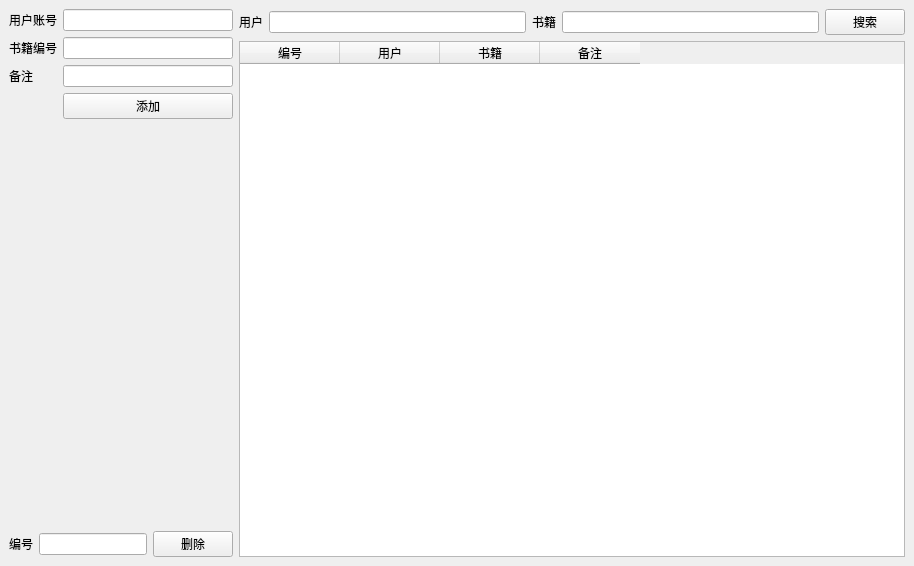
<?xml version="1.0" encoding="UTF-8"?>
<ui version="4.0">
 <class>event_imformation</class>
 <widget class="QMainWindow" name="event_imformation">
  <property name="geometry">
   <rect>
    <x>0</x>
    <y>0</y>
    <width>914</width>
    <height>566</height>
   </rect>
  </property>
  <property name="windowTitle">
   <string>MainWindow</string>
  </property>
  <widget class="QWidget" name="centralwidget">
   <layout class="QGridLayout" name="gridLayout_3">
    <item row="0" column="0" colspan="2">
     <layout class="QGridLayout" name="gridLayout_2">
      <item row="0" column="1">
       <widget class="QLineEdit" name="add_user_id_edit"/>
      </item>
      <item row="2" column="1">
       <widget class="QLineEdit" name="add_note_edit"/>
      </item>
      <item row="1" column="0">
       <widget class="QLabel" name="label_3">
        <property name="text">
         <string>书籍编号</string>
        </property>
       </widget>
      </item>
      <item row="0" column="0">
       <widget class="QLabel" name="label_4">
        <property name="text">
         <string>用户账号</string>
        </property>
       </widget>
      </item>
      <item row="1" column="1">
       <widget class="QLineEdit" name="add_book_id_edit"/>
      </item>
      <item row="2" column="0">
       <widget class="QLabel" name="label_6">
        <property name="text">
         <string>备注</string>
        </property>
       </widget>
      </item>
      <item row="3" column="1">
       <widget class="QPushButton" name="add_but">
        <property name="text">
         <string>添加</string>
        </property>
       </widget>
      </item>
     </layout>
    </item>
    <item row="0" column="2" rowspan="4">
     <layout class="QGridLayout" name="gridLayout">
      <item row="0" column="0">
       <layout class="QHBoxLayout" name="horizontalLayout">
        <item>
         <widget class="QLabel" name="label">
          <property name="text">
           <string>用户</string>
          </property>
         </widget>
        </item>
        <item>
         <widget class="QLineEdit" name="search_user_id_edit"/>
        </item>
        <item>
         <widget class="QLabel" name="label_2">
          <property name="text">
           <string>书籍</string>
          </property>
         </widget>
        </item>
        <item>
         <widget class="QLineEdit" name="search_book_id_edit"/>
        </item>
        <item>
         <widget class="QPushButton" name="search_but">
          <property name="text">
           <string>搜索</string>
          </property>
         </widget>
        </item>
       </layout>
      </item>
      <item row="1" column="0">
       <widget class="QTableWidget" name="event_table">
        <column>
         <property name="text">
          <string>编号</string>
         </property>
        </column>
        <column>
         <property name="text">
          <string>用户</string>
         </property>
        </column>
        <column>
         <property name="text">
          <string>书籍</string>
         </property>
        </column>
        <column>
         <property name="text">
          <string>备注</string>
         </property>
        </column>
       </widget>
      </item>
     </layout>
    </item>
    <item row="2" column="0">
     <spacer name="verticalSpacer">
      <property name="orientation">
       <enum>Qt::Vertical</enum>
      </property>
      <property name="sizeHint" stdset="0">
       <size>
        <width>20</width>
        <height>448</height>
       </size>
      </property>
     </spacer>
    </item>
    <item row="3" column="0" colspan="2">
     <layout class="QHBoxLayout" name="horizontalLayout_2">
      <item>
       <widget class="QLabel" name="label_5">
        <property name="text">
         <string>编号</string>
        </property>
       </widget>
      </item>
      <item>
       <widget class="QLineEdit" name="delete_id_edit"/>
      </item>
      <item>
       <widget class="QPushButton" name="delete_but">
        <property name="text">
         <string>删除</string>
        </property>
       </widget>
      </item>
     </layout>
    </item>
   </layout>
  </widget>
 </widget>
 <resources/>
 <connections/>
</ui>
